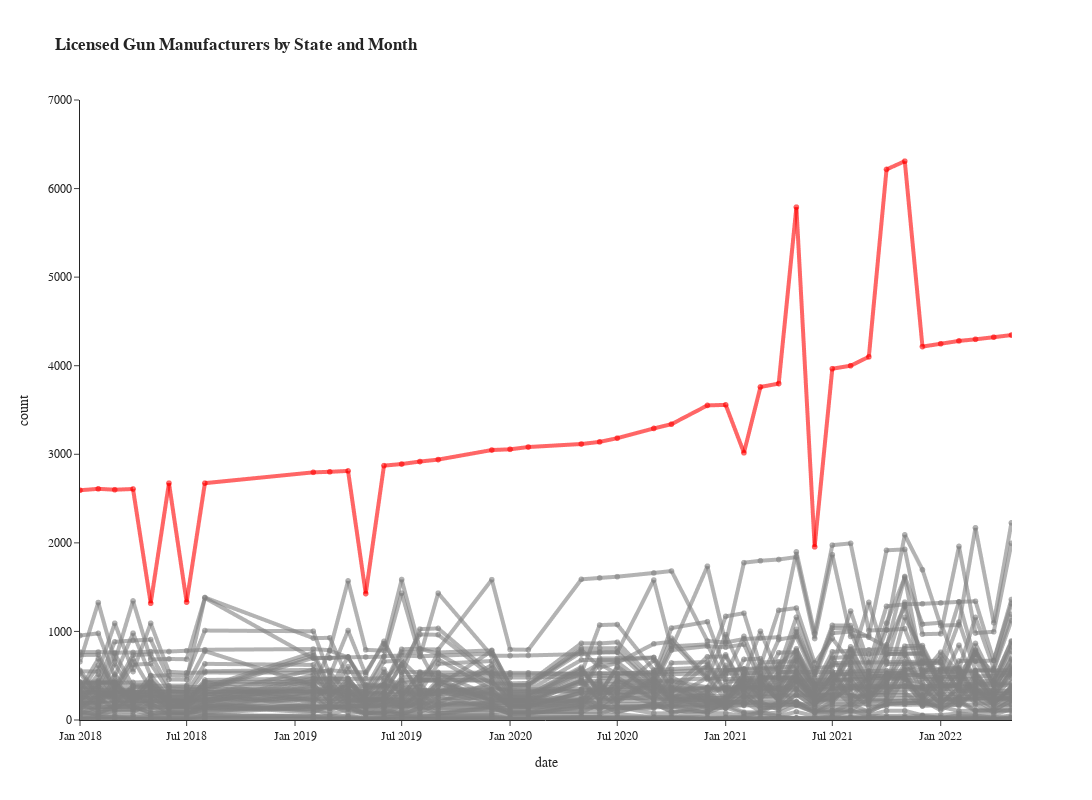

Write notebook code for a chart like this one.
### Code cell
# Set Texas line to red and all others to grey.
color_discrete_map = {}
for i in set(df['premise_state']):
    if i == 'TX':
        color_discrete_map[i] = 'red'
    else:
        color_discrete_map[i] = 'grey'

# Plot a line chart with data.         
fig = px.line(df2, x='date', y='count',
              range_x=['2018-01-01','2022-05-02'],
              height=800, width=1200,
              color='premise_state', color_discrete_map=color_discrete_map, 
              markers=True, 
              template='simple_white',
              title='<b>Licensed Gun Manufacturers by State and Month</b>')

fig.update_traces(opacity=0.6, line=dict(width=4))
fig.update_yaxes(range=[0, 7000])
fig.update_layout(font_family='Arial')
fig.layout.showlegend = False
fig.show()
